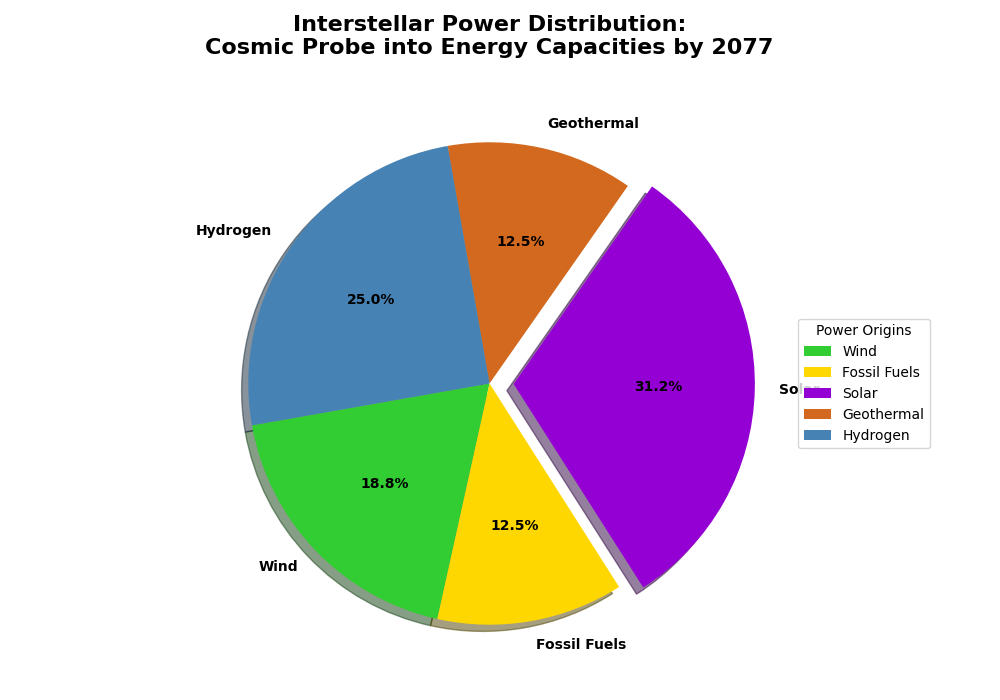

Here is the Python script that generated this plot:
import matplotlib.pyplot as plt
import numpy as np

energy_sources = ['Wind', 'Fossil Fuels', 'Solar', 'Geothermal', 'Hydrogen']
energy_usage = np.array([15, 10, 25, 10, 20])

# Adjusted colors, excluding the one for 'Fusion'
colors = ['#32CD32', '#FFD700', '#9400D3', '#D2691E', '#4682B4']

# Adjusted explode tuple, excluding the explode value for 'Fusion'
explode = (0, 0, 0.1, 0, 0)

fig, ax = plt.subplots(figsize=(10, 7), subplot_kw=dict(aspect="equal"))

wedges, texts, autotexts = ax.pie(
    energy_usage,
    labels=energy_sources,
    autopct='%1.1f%%',
    startangle=190,
    colors=colors,
    explode=explode,
    shadow=True
)

plt.setp(autotexts, size=10, weight="bold", color='black')
plt.setp(texts, size=10, weight='bold')

plt.title(
    'Interstellar Power Distribution:\nCosmic Probe into Energy Capacities by 2077',
    fontsize=16, weight='bold', pad=20
)

ax.legend(
    wedges, energy_sources, title="Power Origins",
    loc="center left", bbox_to_anchor=(1, 0, 0.5, 1), fontsize=10
)

plt.tight_layout()
plt.show()
